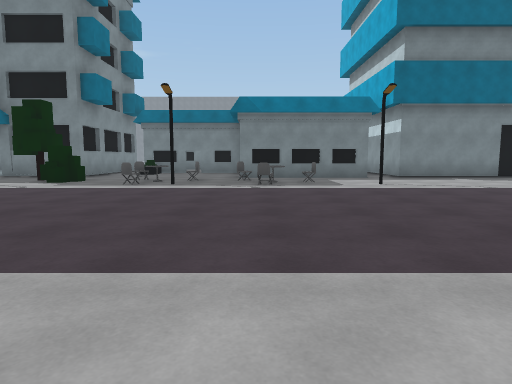
[1] (above)

24 first-person views from a walk through a 3-D level made in the Unity game engine. The camera is 1.3 m above the floor, tilts 6° down and sees 75° across. The floor is counted in squares, 2 m on a side. Each view is taken from the middle of a square. On the plan, view 1 faces up. The plan holds only what a view shows up to about 10 squares ahead; the rest is blank. The place goes on beyond the plan. The player is left out.

[2]
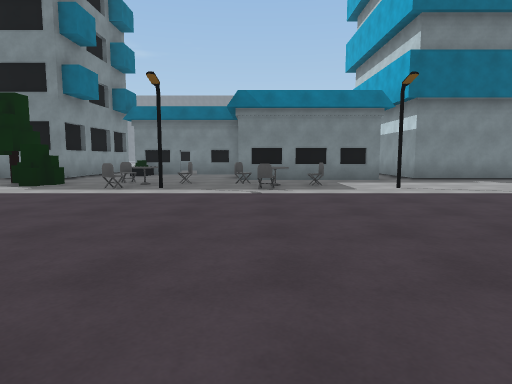

[3]
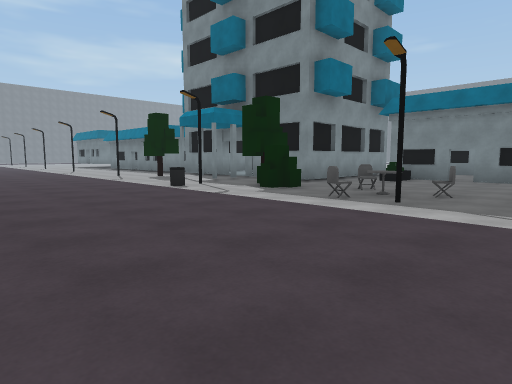

[4]
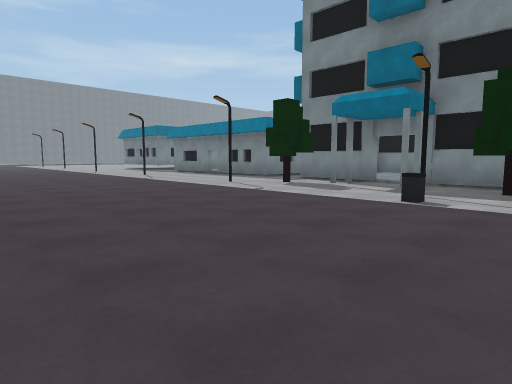

[5]
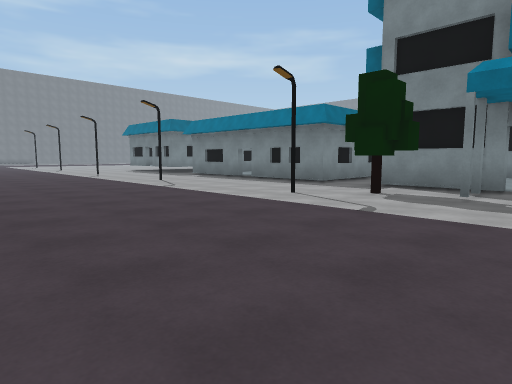

[6]
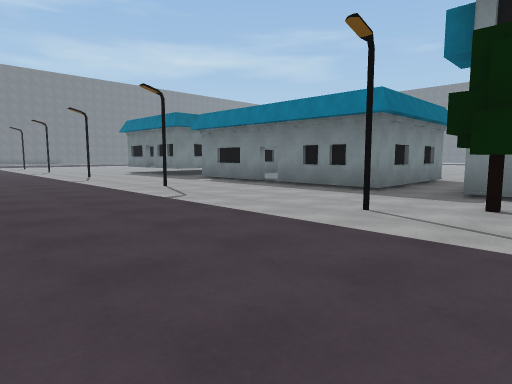

[7]
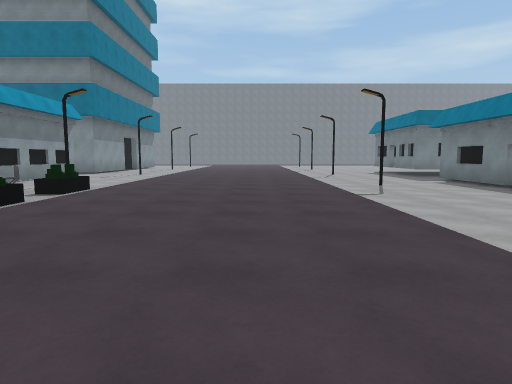

[8]
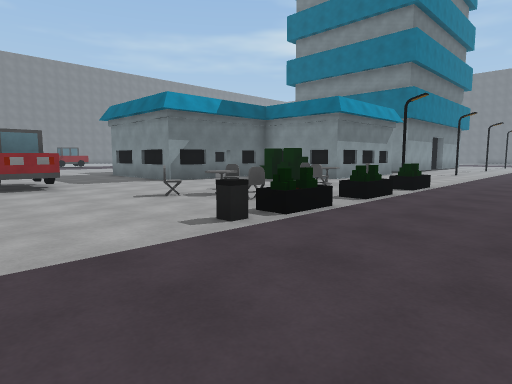

[9]
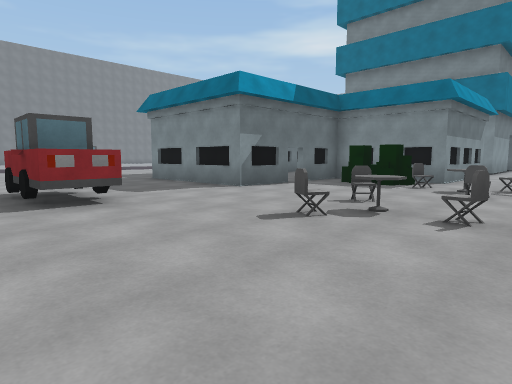

[10]
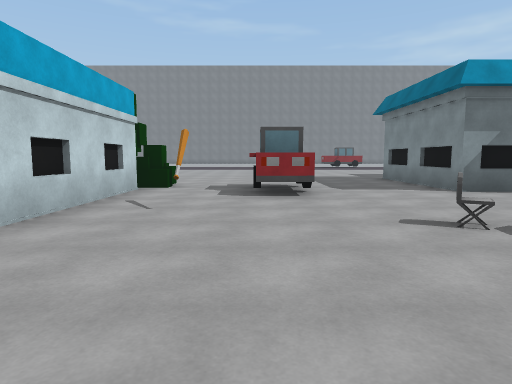

[11]
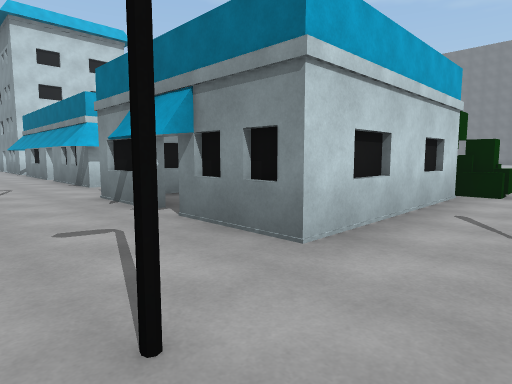

[12]
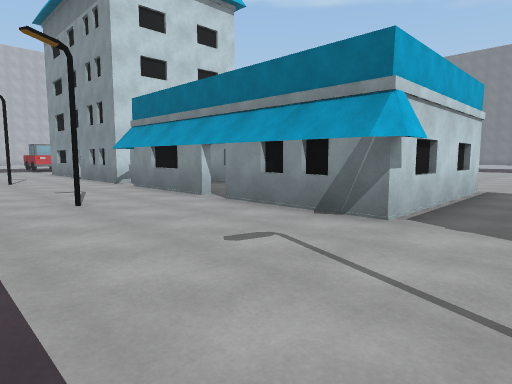

[13]
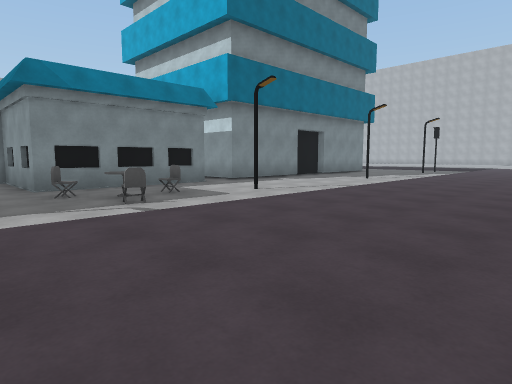

[14]
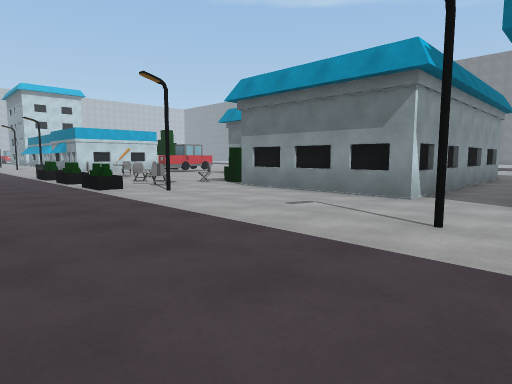

[15]
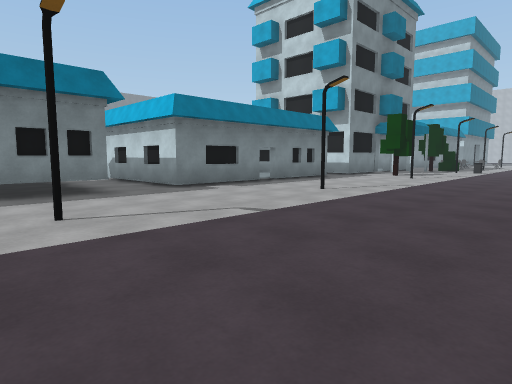

[16]
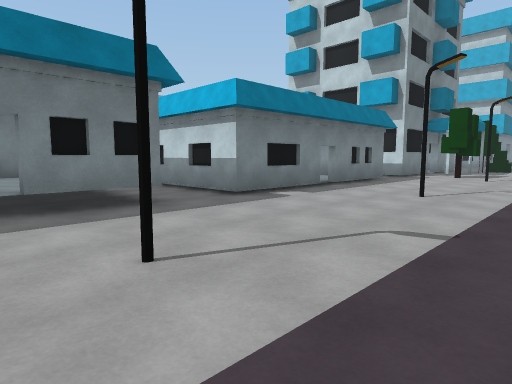

[17]
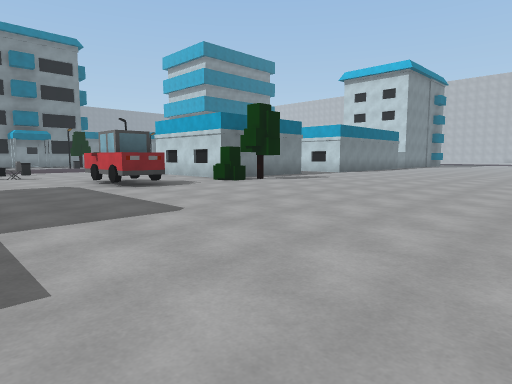

[18]
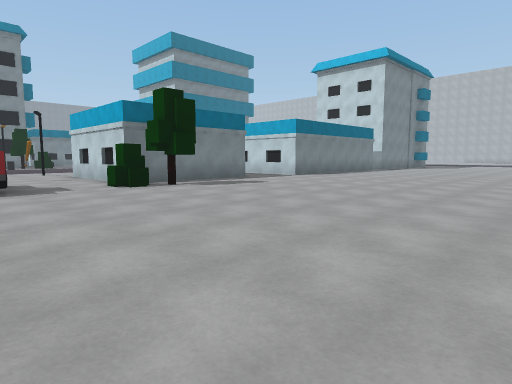

[19]
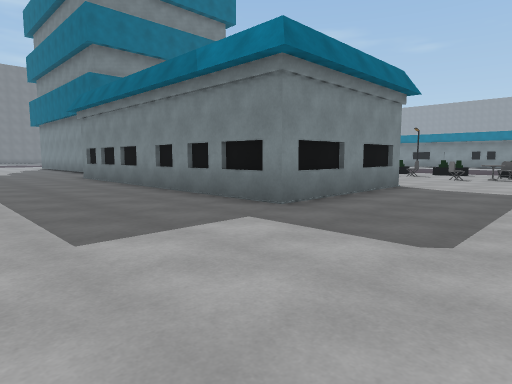

[20]
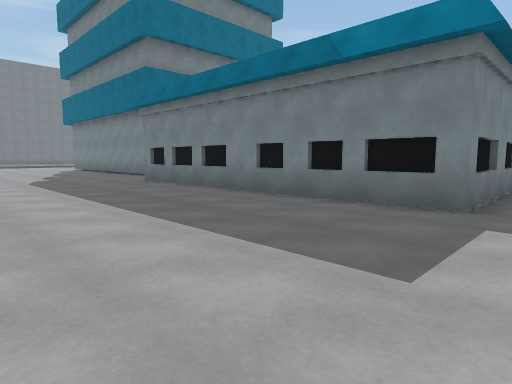

[21]
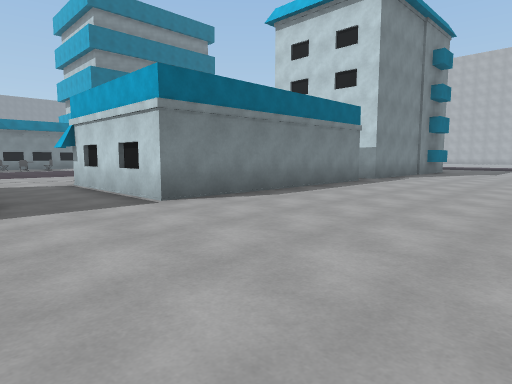

[22]
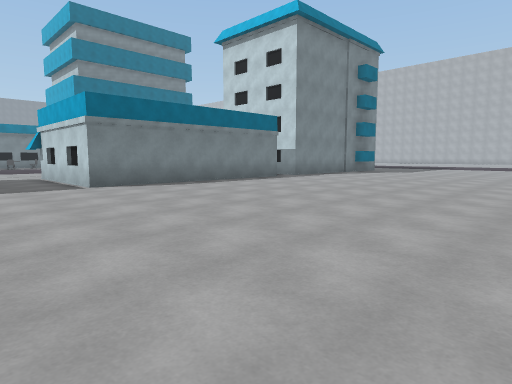

[23]
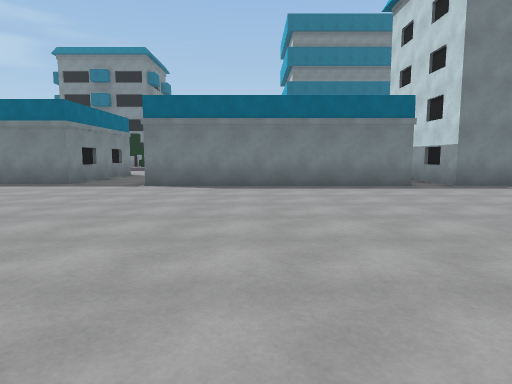

[24]
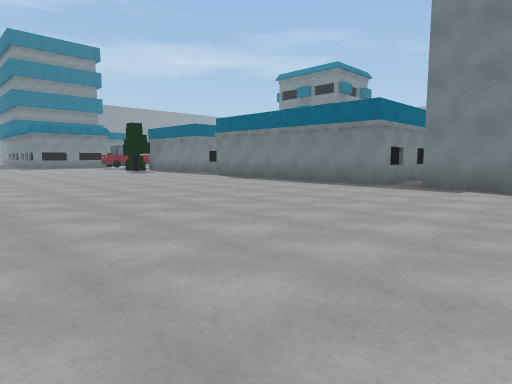

### Floor plan
Key: @ floor where view 1 was taken; # wall or solid block; x gap in a wall; . main floor; : floor 0.5 m higher than the main floor; C chair; T tree; B bush; S streetlight; H house; I bin; A table; R car; O other object.
Columns run from 23 left of view 1 to 9 right of it. Each row starts with its distance up from view 1.
 14  # .#     #.       HHHH#
 13  :H.#     #.       O...H
 12  : .H     #.     #.....H
 11  HH.#HHHHH#.######.....HHHH.###
 10 ..............##....C..........
  9 ............T.##.TB.O..COC.....
  8 .S....S....S....S...CS.C..S....
  7 ................I...............
  6 .................................
  5 .................................
  4 ................................
  3 ...........................
  2 ...................  .....
  1 .S....S.O.OOOI..S...  ....S....S
  0 .......COC.C...........@.........
 -1  .......O.CAC....####............
 -2  .HHHHHC.......#.#  #..##xx##.##x
 -3  .H   HB.........#  #..#   .#.#
 -4  .H   H......RR..#  #..#    #.#
 -5  .#    H.HH..RR..####..######.##
 -6  .H       H..RR.BT..............
 -7   H       H.....................
 -8   HHHHHHHHH......................
 -9  ................................
-10 .................................
-11 .................................
-12  ................................
-13        ...........  ......  .....

Where each view was taken, in squares from view 1:
view 1: 0 up, 0 right, facing up
view 2: 1 up, 0 right, facing up
view 3: 3 up, 0 right, facing up-left
view 4: 2 up, 5 left, facing up-left
view 5: 3 up, 8 left, facing up-left
view 6: 4 up, 10 left, facing up-left
view 7: 5 up, 9 left, facing left
view 8: 4 up, 8 left, facing down-left
view 9: 1 up, 8 left, facing down-left
view 10: 2 up, 9 left, facing down
view 11: 1 up, 8 left, facing down-right
view 12: 2 up, 2 left, facing down-right
view 13: 3 up, 2 left, facing up-right
view 14: 4 up, 23 left, facing down-right
view 15: 4 up, 23 left, facing up-right
view 16: 6 up, 23 left, facing up-right
view 17: 13 down, 13 left, facing up-right
view 18: 13 down, 10 left, facing up-right
view 19: 12 down, 10 left, facing up-left
view 20: 13 down, 12 left, facing up-left
view 21: 10 down, 3 left, facing up-right
view 22: 13 down, 3 left, facing up-right
view 23: 13 down, 2 right, facing up
view 24: 13 down, 9 right, facing up-left
